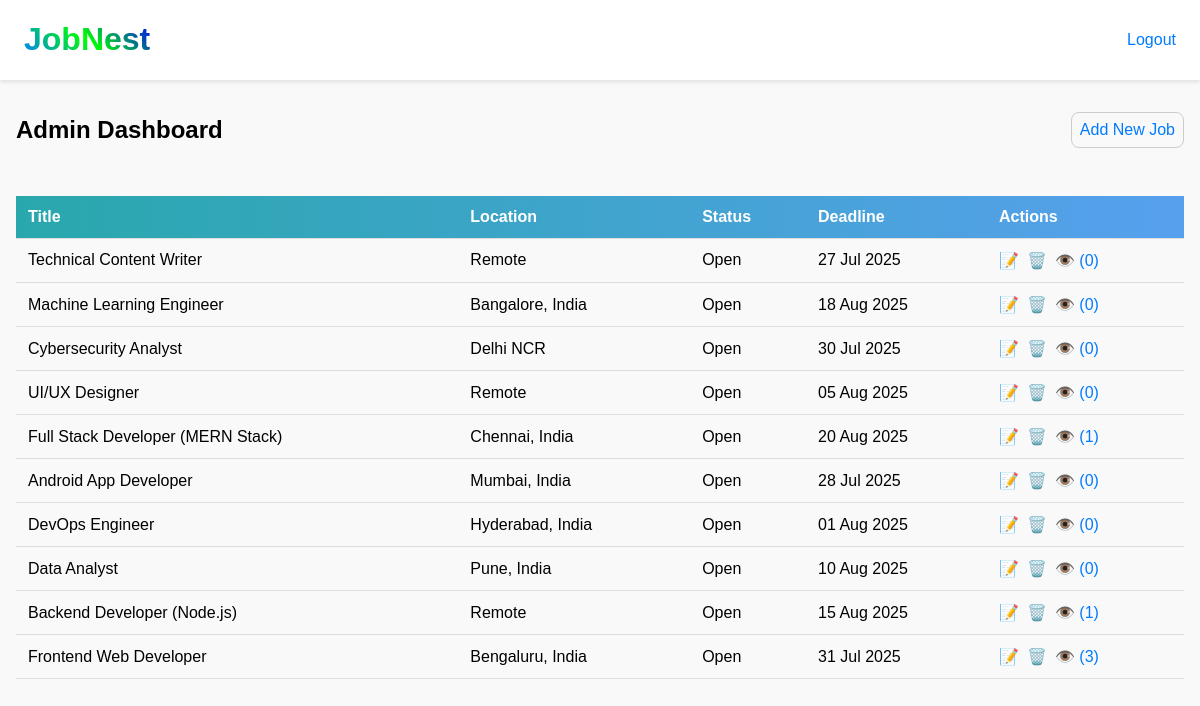
The page /admin/dashboard.php (signed in) on the database its author committed.
### tables this page shows
CREATE TABLE `jobs` (
  `id` int(11) NOT NULL,
  `title` varchar(255) DEFAULT NULL,
  `description` text DEFAULT NULL,
  `location` varchar(100) DEFAULT NULL,
  `skills` text DEFAULT NULL,
  `salary_min` int(11) DEFAULT NULL,
  `deadline` date DEFAULT NULL,
  `status` enum('Open','Closed') DEFAULT 'Open',
  `created_at` timestamp NOT NULL DEFAULT current_timestamp()
);

### admin/dashboard.php (the view, shortened to what this page needs)
<?php
require '../includes/db.php';
$result = $conn->query("SELECT * FROM jobs ORDER BY created_at DESC");
$applicant_counts = [];
$counts_result = $conn->query("SELECT job_id, COUNT(*) as count FROM applications GROUP BY job_id");
while ($row = $counts_result->fetch_assoc()) {
    $applicant_counts[$row['job_id']] = $row['count'];
}
?>
<!DOCTYPE html>
<html>
<head>
    <link rel="stylesheet" href="../assets/styles.css">
</head>
<body>
    <div class="header">
        <?php include '../includes/logo.php'; ?>
        <a href="logout.php">Logout</a>
    </div>
    <div class="dashboard">
        <div class="top-section">
            <h2 class="title">Admin Dashboard</h2>
            <a href="add_job.php" class="add-job-link">Add New Job</a>
        </div>
        <div class="table-wrapper">
            <table class="job-table">
                <thead>
                    <tr>
                        <th>Title</th>
                        <th>Location</th>
                        <th>Status</th>
                        <th>Deadline</th>
                        <th>Actions</th>
                    </tr>
                </thead>
                <tbody>
                    <?php while ($row = $result->fetch_assoc()): ?>
                        <tr>
                            <td><?= htmlspecialchars($row['title']) ?></td>
                            <td><?= htmlspecialchars($row['location']) ?></td>
                            <td><?= $row['status'] ?></td>
                            <td><?= date("d M Y", strtotime($row['deadline'])) ?></td>
                            <td class="actions">
                                <a href="edit_job.php?id=<?= $row['id'] ?>" title="Edit">📝</a>
                                <a href="delete_job.php?id=<?= $row['id'] ?>" onclick="return confirm('Delete this job?')" title="Delete">🗑️</a>
                                <a href="view_applicants.php?id=<?= $row['id'] ?>" title="View Applicants">
                                    👁️ (<?= $applicant_counts[$row['id']] ?? 0 ?>)
                                </a>
                            </td>
                        </tr>
                    <?php endwhile; ?>
                </tbody>
            </table>
        </div>
    </div>
</body>
</html>

### assets/styles.css (style rules this page uses)
body { width: 100%; height: 100vh; margin: 0; padding: 0; box-sizing: border-box; background-color: #f9f9f9; font-family: sans-serif; }
a { text-decoration: none; color: #007bff; }
.header p, .add-job-link, .filter-form input, .filter-form button { padding: 0.5rem; border: 1px solid #ccc; border-radius: 0.5rem; transition: background-color 0.5s ease; }
.dashboard { max-width: 1200px; margin: 0 auto; padding: 1rem; }
.top-section { display: flex; justify-content: space-between; align-items: center; margin-bottom: 1rem; }
.add-job-link { width: fit-content; }
.table-wrapper { overflow-x: auto; max-width: 100%; }
.job-table, .applicant-table { width: 100%; border-collapse: collapse; margin-top: 1rem; }
.job-table thead, .applicant-table thead { background-image: linear-gradient(to left, #57a0ee, #29a8ac); color: white; }
.job-table th, .job-table td, .applicant-table th, .applicant-table td { padding: 0.75rem; text-align: left; border-bottom: 1px solid #ddd; }
.job-table td.actions { display: flex; gap: 0.5rem; }
.job-table td a:nth-child(1) { color: #22ff00; }
.job-table td a:nth-child(2) { color: #ff0000; }

### rows shown on the page
jobs: title "Technical Content Writer", location "Remote", status "Open", deadline "27 Jul 2025", id "0"
jobs: title "Machine Learning Engineer", location "Bangalore, India", status "Open", deadline "18 Aug 2025", id "0"
jobs: title "Cybersecurity Analyst", location "Delhi NCR", status "Open", deadline "30 Jul 2025", id "0"
jobs: title "UI/UX Designer", location "Remote", status "Open", deadline "05 Aug 2025", id "0"
jobs: title "Full Stack Developer (MERN Stack)", location "Chennai, India", status "Open", deadline "20 Aug 2025", id "1"
jobs: title "Android App Developer", location "Mumbai, India", status "Open", deadline "28 Jul 2025", id "0"
jobs: title "DevOps Engineer", location "Hyderabad, India", status "Open", deadline "01 Aug 2025", id "0"
jobs: title "Data Analyst", location "Pune, India", status "Open", deadline "10 Aug 2025", id "0"
jobs: title "Backend Developer (Node.js)", location "Remote", status "Open", deadline "15 Aug 2025", id "1"
jobs: title "Frontend Web Developer", location "Bengaluru, India", status "Open", deadline "31 Jul 2025", id "3"
